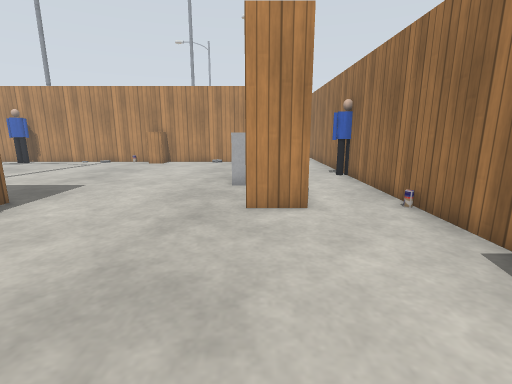
View 1 (above)

24 first-person views from a walk through a world built for the Gazebo simulator. The camera is 1 m above the floor, tilts 12° down and sees 85° across. The floor is counted in squares, 0.5 m on a side. Each view is taken from the middle of a square. On the plan, view 1 faces up. The plan holds only what a view shows up to about 17 squares ahead; the rest is blank. The place goes on beyond the plan. The robots in the file are not drawn. Simple patterns stand in for the simulator's built-in surfaces. Some stock models are drawn as simple stand-ins.

View 2
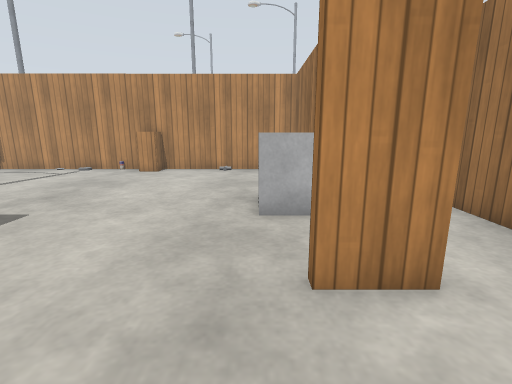

View 3
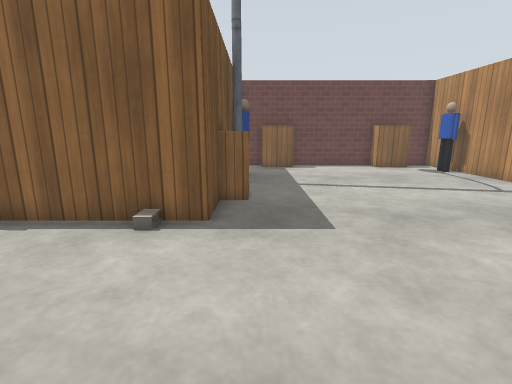

View 4
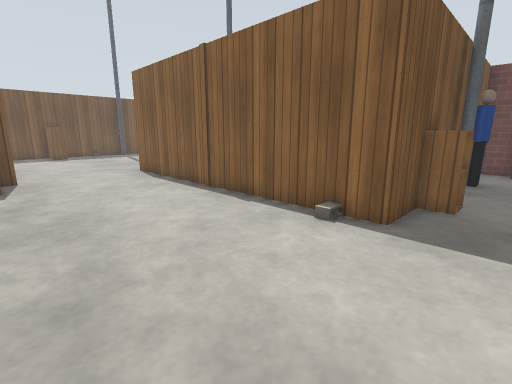

View 5
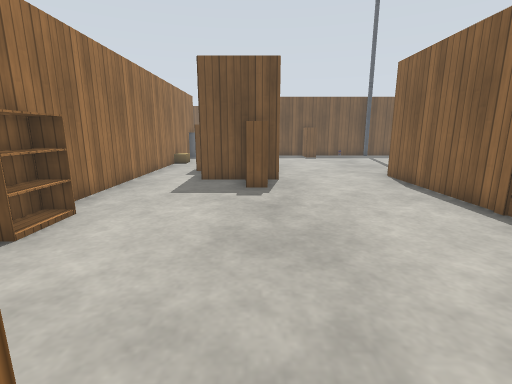

View 6
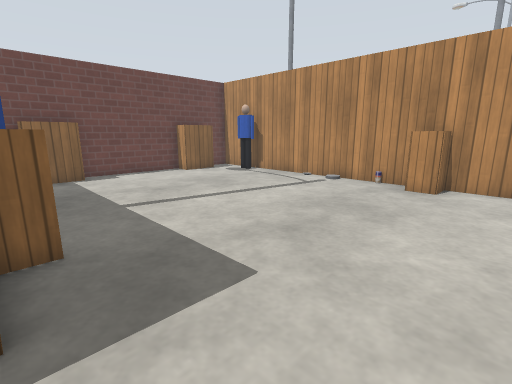

View 7
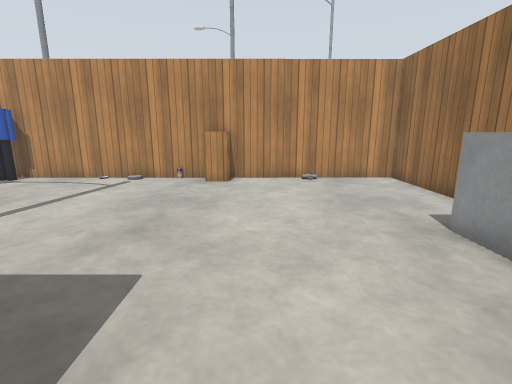

View 8
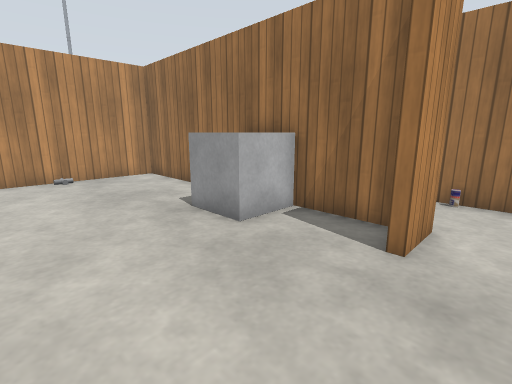

View 9
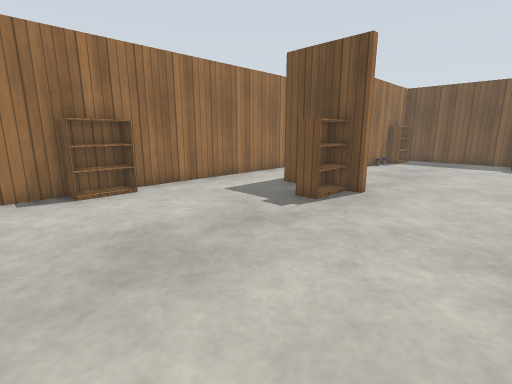

View 10
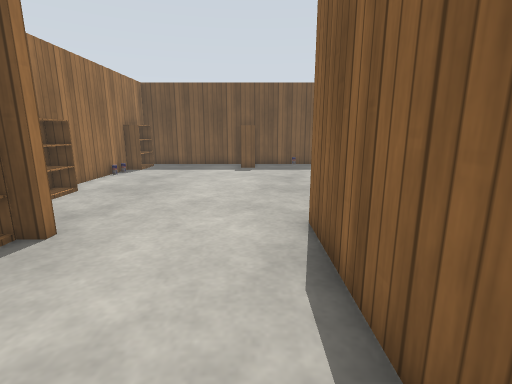

View 11
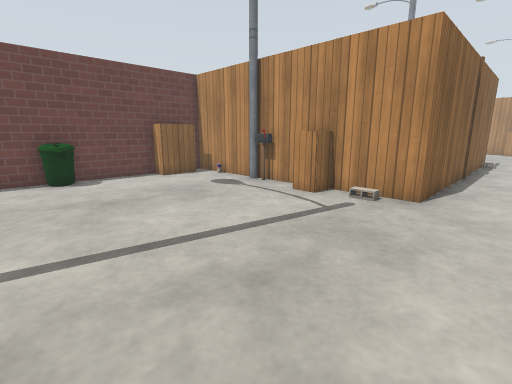

View 12
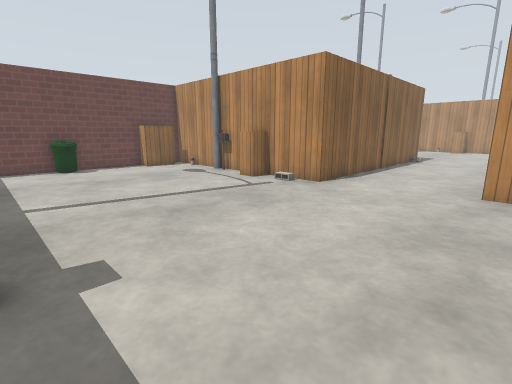

View 13
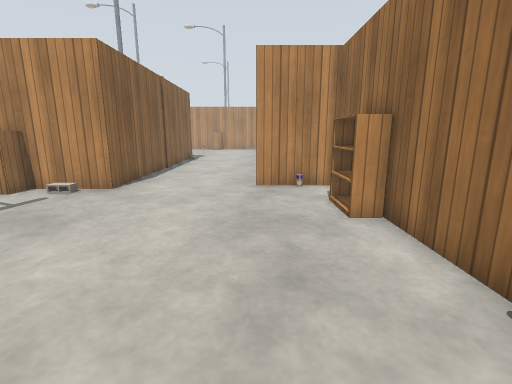

View 14
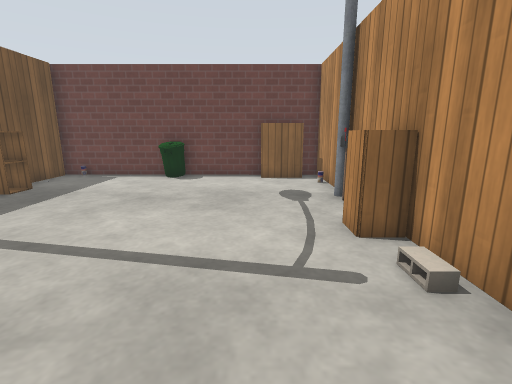

View 15
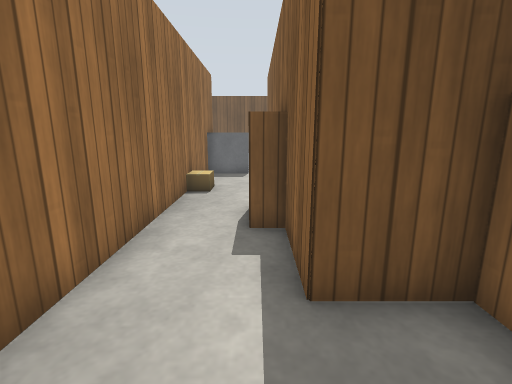

View 16
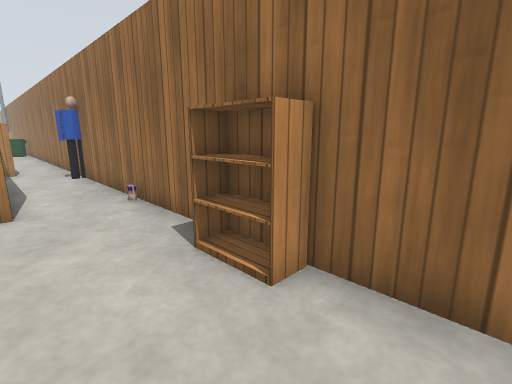

View 17
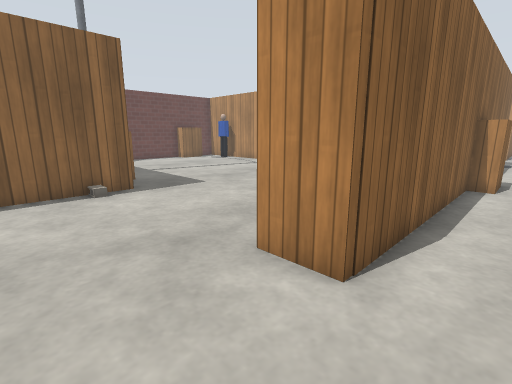

View 18
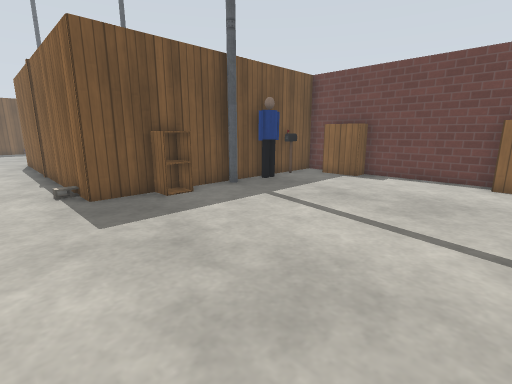

View 19
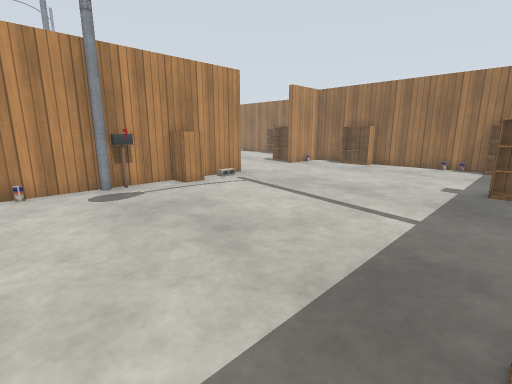

View 20
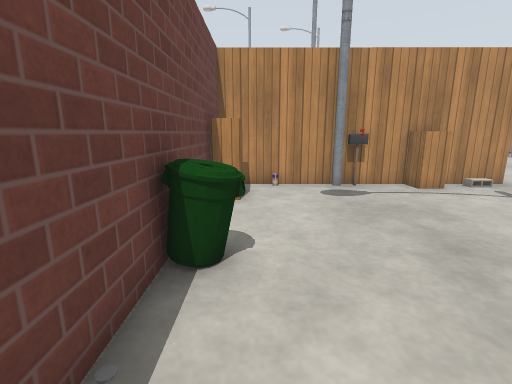

View 21
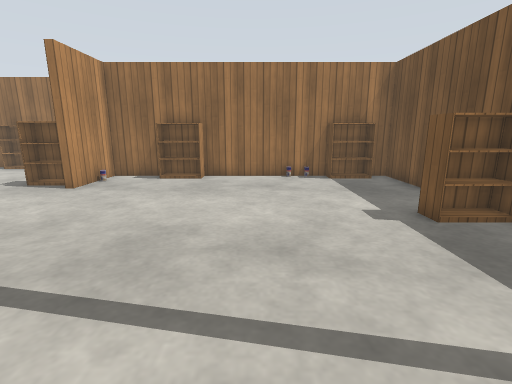

View 22
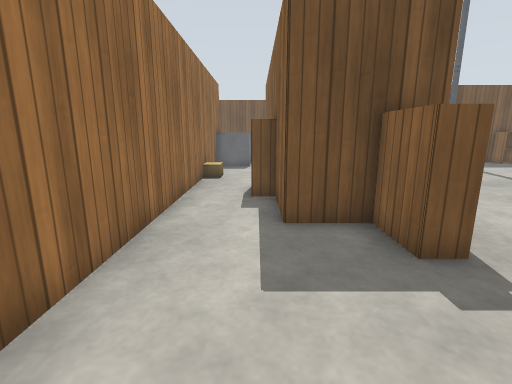

View 23
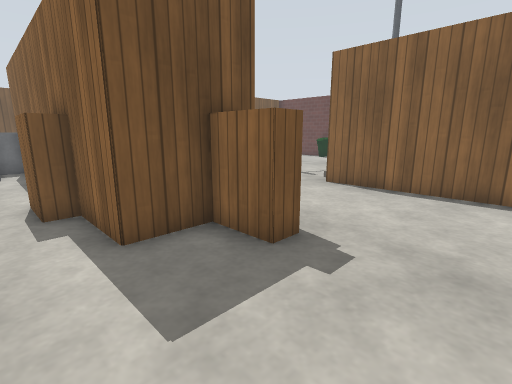

View 24
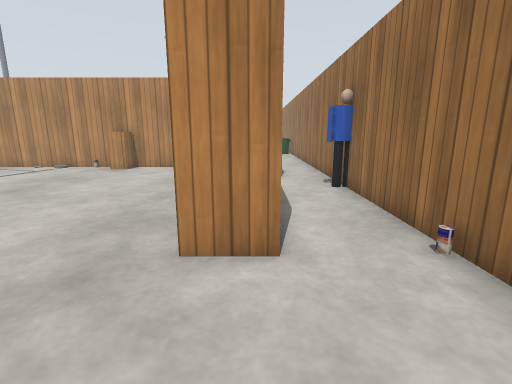

### Floor plan
Points are (right, up) in squares from view 1. A wall is a line through its corners. A room is listed if a view was taken in it or the views show most of it. See-through windows are left out.
Room 1 (views 1, 2, 3, 4, 5, 6, 7, 8, 9, 10, 15, 16, 17, 18, 22, 23, 24)
walls: (1.1, 12.4) (1.1, 19.5) (-18.4, 19.5); (1.4, 10.5) (1.4, 7.3) (-0.4, 7.3); (1.1, 8) (1.1, 10.5); (1.4, 20.4) (1.4, 12.4); (-18.4, 16.3) (-18.4, 7.9) (-7.2, 7.9) (-7.2, -3.6); (4.4, 2.9) (4.4, 20.6); (1.4, 27.1) (1.4, 22.4); (-2.1, -4) (1.4, -4) (1.4, -7.5); (4.4, -8.4) (4.4, 0.8)
ways out: opening at (-4, -4) to room 2; opening at (2.5, -8.5) to room 2
objects: bookshelf (-18, 9) to (-17, 11); bookshelf (-18, 16) to (-17, 18); postbox (-16, 8); person (-16, 19) to (-15, 19); person (-15, 8) to (-14, 9); lamp (-12, 8); cabinet (-10, 8) to (-10, 9); other object (-8, 19); cabinet (-7, 19) to (-6, 19); other object (-3, 19); bookshelf (-1, -3) to (-1, -2); other object (-1, 11) to (1, 13); bookshelf (2, 16) to (2, 18); bookshelf (4, 1) to (4, 3); drink can (4, 7); person (4, 13)
Room 2 (views 11, 12, 13, 14, 19, 20, 21)
walls: (-7.2, -3.6) (-7.2, -5.1) (-12.7, -5.1); (-14.4, -5.1) (-18.4, -5.1) (-18.4, -16.6); (1.4, -7.5) (1.4, -16.5); (1.1, -16.6) (1.1, -4.3) (-2.1, -4.3); (4.4, -14.4) (4.4, -8.4)
ways out: opening at (-4, -4) to room 1; opening at (2.5, -8.5) to room 1
objects: other object (-18, -16); bin (-18, -12) to (-17, -11); bookshelf (-18, -8) to (-17, -6); other object (-16, -5); cabinet (-15, -16) to (-14, -16); lamp (-14, -5); postbox (-13, -5); cabinet (-11, -6) to (-10, -6); other object (-9, -6); bookshelf (-6, -16) to (-5, -15); bookshelf (0, -16) to (1, -15); bookshelf (0, -8) to (1, -7); other object (0, -5); other object (1, -13); other object (2, -16) to (4, -15); bookshelf (2, -9) to (2, -7); cardboard box (4, -11)

Positions as (right, up) in squares from view 1, and headings:
1: (0, 0), facing up
2: (-1, 4), facing up
3: (-1, 9), facing left
4: (-1, 10), facing down-left
5: (-1, 8), facing down
6: (-4, 8), facing up-left
7: (-5, 7), facing up
8: (-5, 6), facing up-right
9: (-6, 5), facing down-right
10: (-6, 1), facing down
11: (-5, -14), facing up-left
12: (-1, -15), facing up-left
13: (-2, -15), facing up
14: (-5, -8), facing left
15: (2, -1), facing down
16: (1, -1), facing up-right
17: (3, 4), facing up-left
18: (-5, 17), facing down-left
19: (-17, -16), facing up-right
20: (-17, -16), facing up
21: (-12, -11), facing right
22: (2, 2), facing down
23: (3, 1), facing down-left
24: (1, 3), facing up
